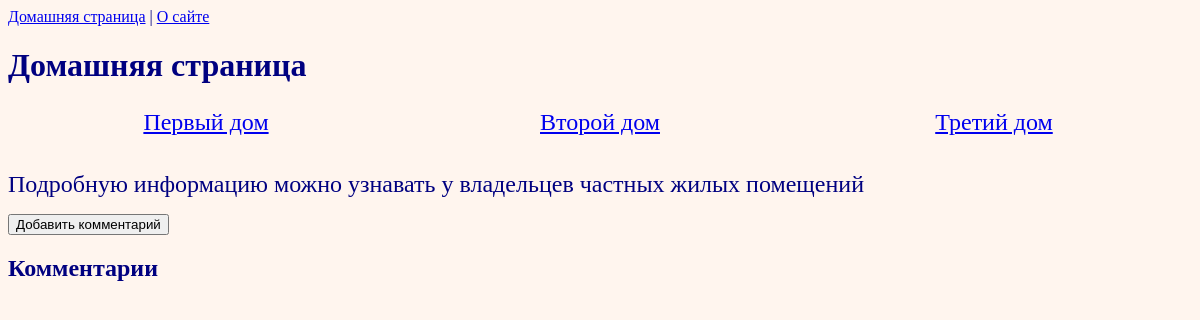
Before: / with the older database file.
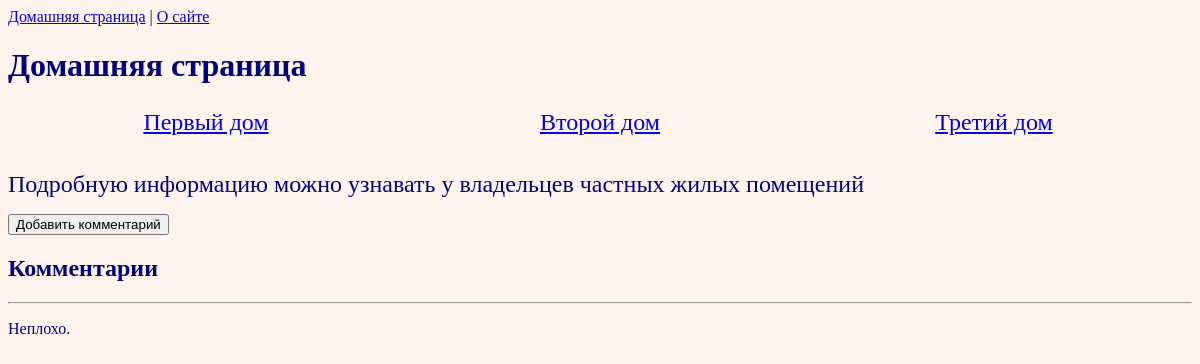
After: the same page with the newer database file.
### pages/models.py (models this page shows, shortened)
class Comment(models.Model):
    text = models.TextField(default = '', blank = True, null = False, verbose_name = 'Комментарий:')
    class Meta:
        verbose_name_plural = 'Комментарии'
        verbose_name = 'Комментарий'

### pages/views.py (the view)
# urls.py: path('', HomePageView.as_view(), name='home'),
class HomePageView(TemplateView):
    template_name = 'home.html'
    context_object_name = 'all_comments_list'
    def get_context_data(self, **kwargs):
        context = super().get_context_data(**kwargs)
        context['all_comments_list'] = Comment.objects.all()
        return context

### templates/home.html (shortened to what this page needs)
{% extends 'base.html' %}
{% load static %}
{% block content %}
<h1><font face="Calibri" size="6">Домашняя страница</font></h1>
<table border="0" width="100%">
	<tr>
		<td width="33%">
		<p align="center"><font face="Calibri" size="5"><a href="{% url 'house1' %}">Первый дом</a></font></p>
		</td>
		<td width="33%">
		<p align="center"><font face="Calibri" size="5"><a href="{% url 'house2' %}">Второй дом</a></font></p>
		</td>
		<td width="33%">
		<p align="center"><font face="Calibri" size="5"><a href="{% url 'house3' %}">Третий дом</a></font></p>
		</td>
	</tr>
</table>
<p><font face="Calibri" size="5">Подробную информацию можно узнавать у владельцев частных жилых помещений</font></p>
<div class="card-footer">
	<p><a href="{% url 'comment_new' %}"><button class="btn btn-success ml-2" type="input">Добавить комментарий</button></a></p>
	<h2><b>Комментарии</b></h2>
	{% for comment in all_comments_list.all %}
		<hr>
		<p>{{ comment.text }}</p>
	{% endfor %}
</div>
{% endblock content %}

### templates/base.html (shortened to what this page needs)
{% load static %}
<html>
 <head>
 </head>
 <body>
<header>
  <a href="{% url 'home' %}">Домашняя страница</a> | <a href="{% url 'about' %}">О сайте</a>
</header>
{% block content %}
{% endblock content %}
</body>

### templates/base.html (style rules this page uses)
body { background: Seashell; color: Navy; background-attachment: fixed; background-size: 100%; }

Changed rows visible on the page:
added Comment: text "Неплохо."
